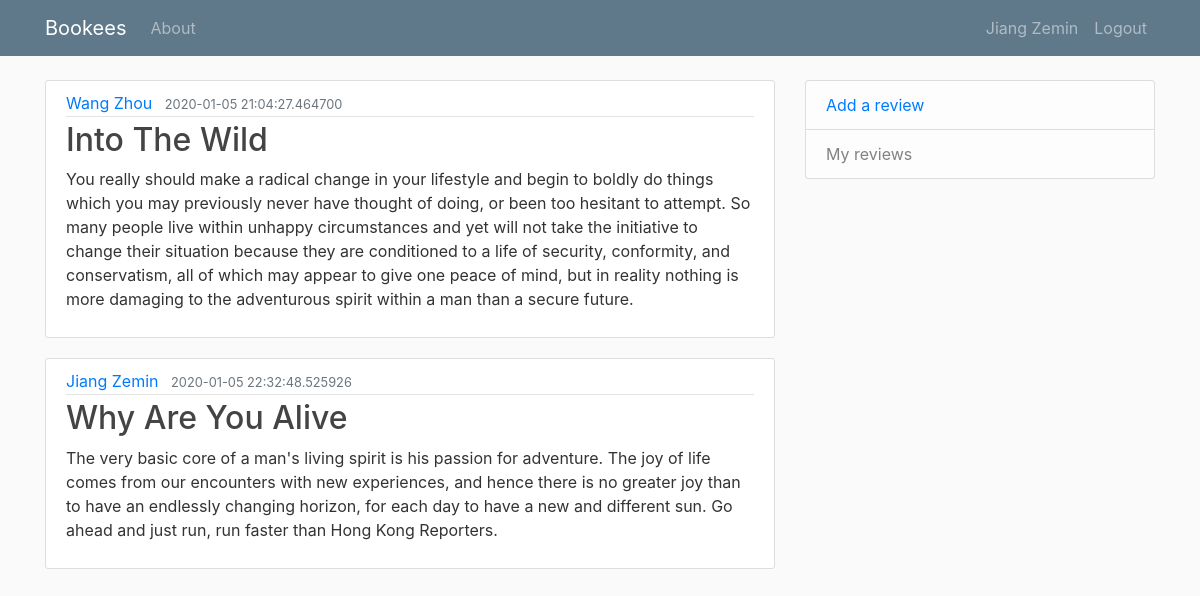
Page / (signed in) on the committed database.
### booksite/models.py (models this page shows, shortened)
class User(db.Model, UserMixin):
    id = db.Column(db.Integer, primary_key=True)
    username = db.Column(db.String(20), unique=True, nullable=False)
    email = db.Column(db.String(120), unique=True, nullable=False)
    image_file = db.Column(db.String(20), nullable=False, default='default.jpg')
    password = db.Column(db.String(60), nullable=False)
    posts = db.relationship('Post', backref='author', lazy=True) # it runs a query on the post table and graps all posts posted by this user

class Post(db.Model):
    id = db.Column(db.Integer, primary_key=True)
    title = db.Column(db.String(100), nullable=False)
    date_posted = db.Column(db.DateTime, nullable=False, default=datetime.utcnow)
    content = db.Column(db.Text, nullable=False)
    user_id = db.Column(db.Integer, db.ForeignKey('user.id'), nullable=False)

### booksite/routes.py (the view)
@app.route("/", methods=["GET", "POST"])
def index():
    title = "bookees"
    headline = "Welcome to the booksite!"
    if session.get("reviews") is None:
        session["reviews"] = []
    if request.method == "POST":
        review = request.form.get("review")
        if review not in session["reviews"]:
            session["reviews"].append(review)
    posts=Post.query.all()
    return render_template("index.html", title=title, headline=headline, posts=posts, reviews = session["reviews"])

### booksite/models.py (called while the page is built)
@login_manager.user_loader
def load_user(user_id):
    return User.query.get(int(user_id))

### booksite/templates/index.html (shortened to what this page needs)
{% extends "layout.html" %}
{% block body %}
   {% for post in posts %}
      <article class="media content-section">
        <div class="media-body">
          <div class="article-metadata">
            <a class="mr-2" href="#">{{ post.author.username  }}</a>
            <small class="text-muted">{{ post.date_posted }}</small>
          </div>
          <h2><a class="article-title" href="{{ url_for('post', post_id=post.id) }}">{{ post.title }}</a></h2>
          <p class="article-content">{{ post.content }}</p>
        </div>
      </article>
   {% endfor %}
{% endblock body%} # explict ending of the block

### booksite/templates/layout.html (shortened to what this page needs)
<!DOCTYPE html>
<html>
<head>
	<link rel="stylesheet" href="https://maxcdn.bootstrapcdn.com/bootstrap/4.0.0/css/bootstrap.min.css">
	<link rel="stylesheet" type="text/css" href="{{ url_for('static', filename='main.css') }}">
</head>
<body>
	<header class="site-header">
		<nav class="navbar navbar-expand-md navbar-dark bg-steel fixed-top">
			<div class="container">
				<a class="navbar-brand mr-3" href="/">Bookees</a>
				<div class="collapse navbar-collapse" id="navbarToggle">
					<div class="navbar-nav mr-auto">
						<a class="nav-item nav-link" href="{{url_for('about')}}">About</a>
					</div>
	            <div class="navbar-nav">
	              {% if current_user.is_authenticated %}
	                <a class="nav-item nav-link" href="{{ url_for('account') }}">{{current_user.username }}</a>
	                <a class="nav-item nav-link" href="{{ url_for('logout') }}">Logout</a>
	              {% else %}
	                <a class="nav-item nav-link" href="{{ url_for('login') }}">Login</a>
	                <a class="nav-item nav-link" href="{{ url_for('register') }}">Register</a>
	              {% endif %}
	            </div>
				</div>
			</div>
		</nav>
	</header>
	<main role="main" class="container">
	  <div class="row">
	    <div class="col-md-8">
			{% block body %}{% endblock %}
	    </div>
	    <div class="col-md-4">
	          <ul class="list-group">
	            <li class="list-group-item list-group-item-light"><a href="{{ url_for('new_post') }}">Add a review</a></li>
	            <li class="list-group-item list-group-item-light">My reviews</li>
	          </ul>
	    </div>
	  </div>
	</main>
</body>
</html>

### booksite/static/main.css (style rules this page uses)
body { background: #fafafa; color: #333333; margin-top: 5rem; }
h1, h2, h3, h4, h5, h6 { color: #444444; }
.bg-steel { background-color: #5f788a; }
.site-header .navbar-nav .nav-link { color: ##ff69b4; }
.content-section { background: #ffffff; padding: 10px 20px; border: 1px solid #dddddd; border-radius: 3px; margin-bottom: 20px; }
.article-title { color: #444444; }
.article-content { white-space: pre-line; }
.article-metadata { padding-bottom: 1px; margin-bottom: 4px; border-bottom: 1px solid #e3e3e3 }

### rows in the picture
User: username "Jiang Zemin"
Post: author.username "Wang Zhou", date_posted "2020-01-05 21:04:27.464700", title "Into The Wild", content "You really should make a radical change in your lifestyle and begin to boldly do things which you may previously never have thought of doing, or been too hesitant to attempt. So many people live within unhappy circumstances and yet will not take the initiative to change their situation because they are conditioned to a life of security, conformity, and conservatism, all of which may appear to give one peace of mind, but in reality nothing is more damaging to the adventurous spirit within a man than a secure future."
Post: author.username "Jiang Zemin", date_posted "2020-01-05 22:32:48.525926", title "Why Are You Alive", content "The very basic core of a man's living spirit is his passion for adventure. The joy of life comes from our encounters with new experiences, and hence there is no greater joy than to have an endlessly changing horizon, for each day to have a new and different sun. Go ahead and just run, run faster than Hong Kong Reporters."
